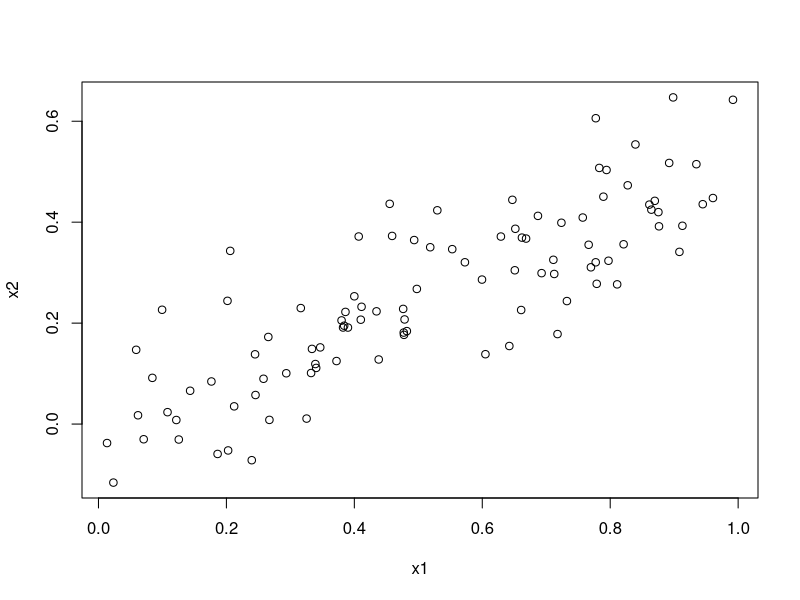
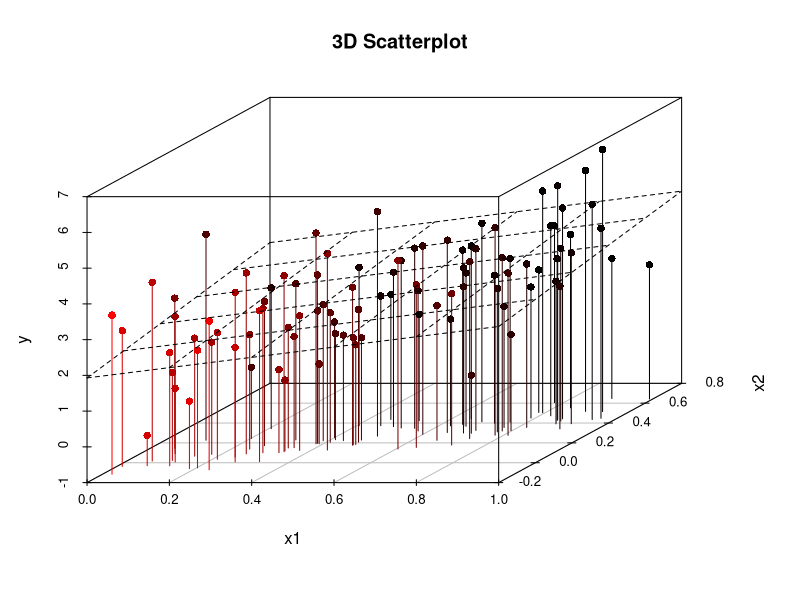
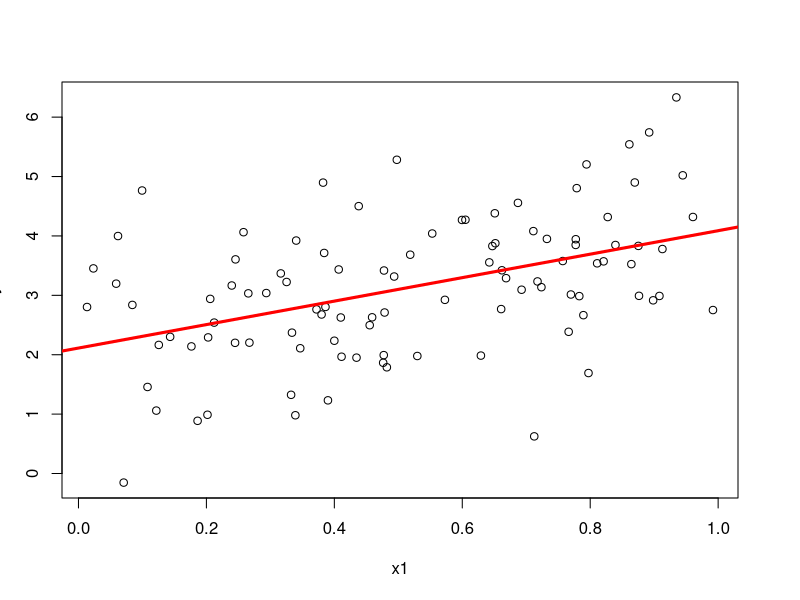
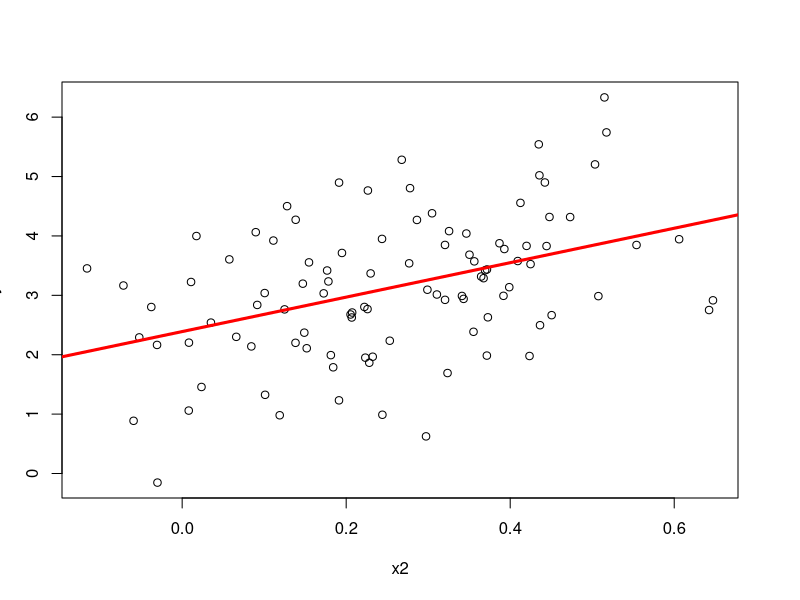
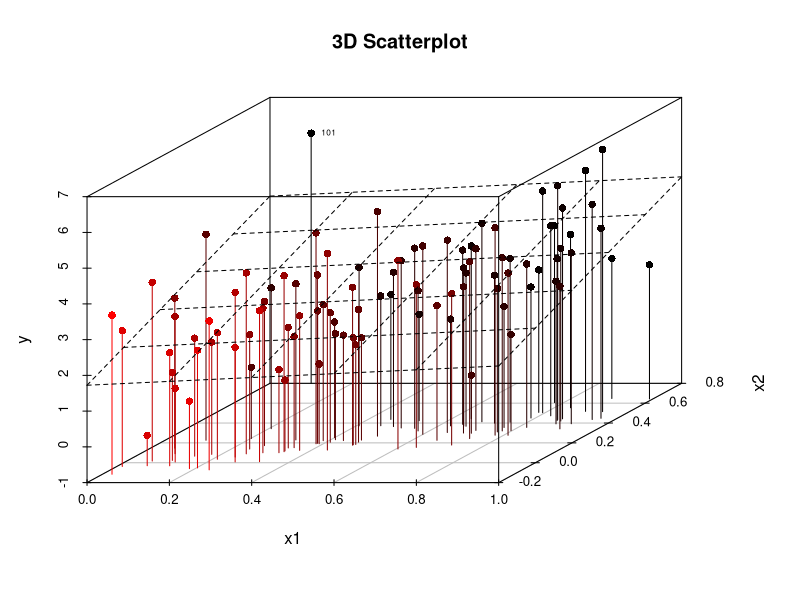
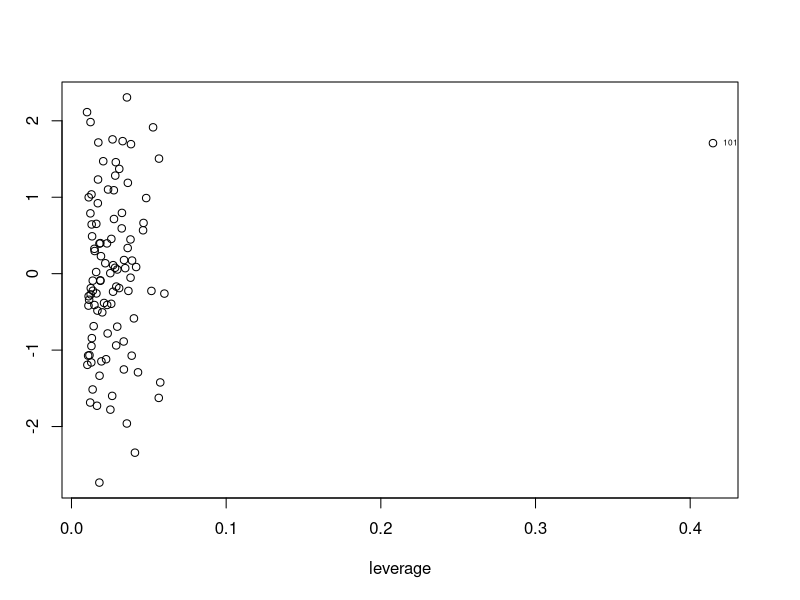
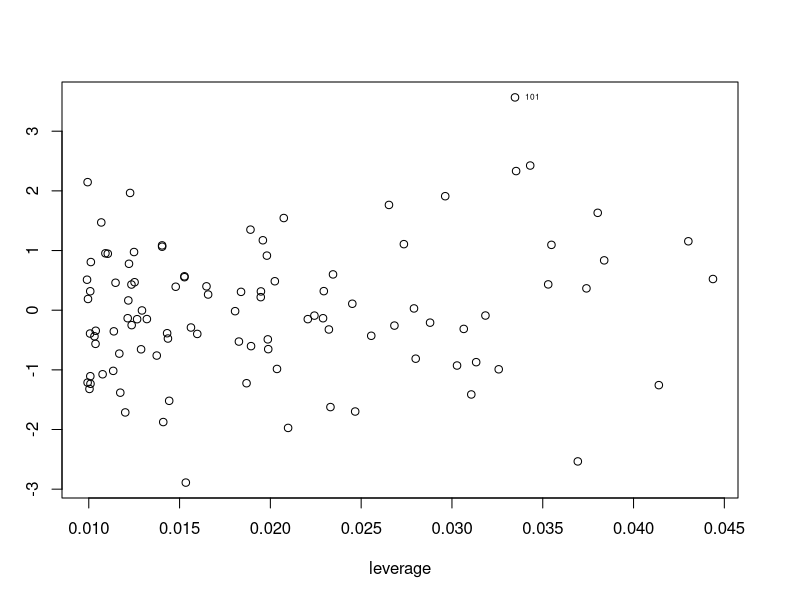
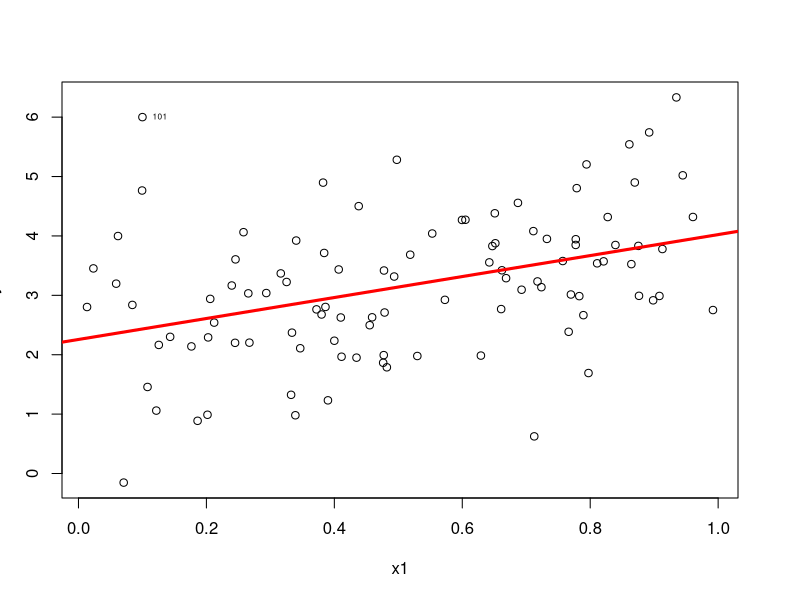

Write R code to recreate these figures, in order.
## ---- chunk 1
library(scatterplot3d) 
set.seed(1)
x1=runif(100)
x2=0.5*x1+rnorm(100)/10
y=2+2*x1+0.3*x2+rnorm(100)
## ---- chunk 2
plot(x1,x2,xlab='x1',ylab='x2')
## ---- chunk 3
lm.coli_c<-lm(y~x1+x2)
summary(lm.coli_c)

s3d <-scatterplot3d(x1,x2,y, pch=16, highlight.3d=TRUE,
  type="h", main="3D Scatterplot",angle=50)
s3d$plane3d(lm.coli_c)
## ---- chunk 4
lm.coli_d<-lm(y~x1)
summary(lm.coli_d)

plot(x1,y,xlab='x1',ylab='y')
abline(lm.coli_d,lwd=3,col="red")
## ---- chunk 5
lm.coli_e<-lm(y~x2)
summary(lm.coli_e)

plot(x2,y,xlab='x2',ylab='y')
abline(lm.coli_e,lwd=3,col="red")
## ---- chunk 6
x1=c(x1, 0.1)
x2=c(x2, 0.8)
y=c(y,6)
## ---- chunk 7

lm.coli_c2<-lm(y~x1+x2)

lev<-hatvalues(lm.coli_c2)
res<-lm.coli_c2$residuals
y_fit<-lm.coli_c2$fitted.values

s3d <-scatterplot3d(x1,x2,y, pch=16, highlight.3d=TRUE,
  type="h", main="3D Scatterplot",angle=50)
s3d.coords <- s3d$xyz.convert(x1,x2,y)
text(s3d.coords$x[[101]],s3d.coords$y[[101]],labels ='101',cex=.5, pos=4)
s3d$plane3d(lm.coli_c2)


plot(lev,res,xlab='leverage',ylab='residuals')
text(lev[[101]],res[[101]],label ='101',cex=.5, pos=4)

summary(lm.coli_c2)

## ---- chunk 8
lm.coli_d2<-lm(y~x1)

lev<-hatvalues(lm.coli_d2)
res<-lm.coli_d2$residuals
y_fit<-lm.coli_d2$fitted.values
plot(lev,res,xlab='leverage',ylab='residuals')
text(lev[[101]],res[[101]],label ='101',cex=.5, pos=4)

plot(x1,y,xlab='x1',ylab='y')
abline(lm.coli_d2,lwd=3,col="red")
text(x1[[101]],y[[101]],label ='101',cex=.5, pos=4)

summary(lm.coli_d2)
## ---- chunk 9
lm.coli_e2<-lm(y~x2)

lev<-hatvalues(lm.coli_e2)
res<-lm.coli_e2$residuals
y_fit<-lm.coli_e2$fitted.values
plot(lev,res,xlab='leverage',ylab='residuals')
text(lev[[101]],res[[101]],label ='101',cex=.5, pos=4)

plot(x2,y,xlab='x2',ylab='y')
abline(lm.coli_e2,lwd=3,col="red")
text(x2[[101]],y[[101]],label ='101',cex=.5, pos=4)

summary(lm.coli_e2)
